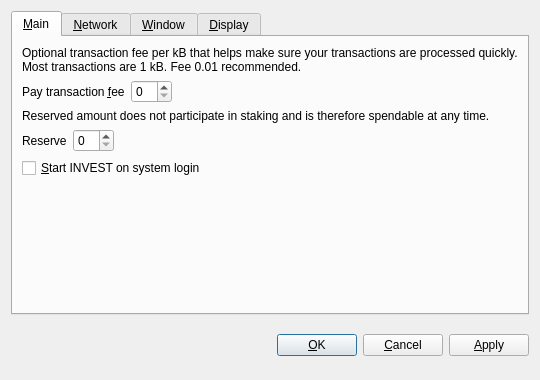
<?xml version="1.0" encoding="UTF-8"?>
<ui version="4.0">
 <class>OptionsDialog</class>
 <widget class="QDialog" name="OptionsDialog">
  <property name="geometry">
   <rect>
    <x>0</x>
    <y>0</y>
    <width>540</width>
    <height>380</height>
   </rect>
  </property>
  <property name="windowTitle">
   <string>Options</string>
  </property>
  <property name="modal">
   <bool>true</bool>
  </property>
  <layout class="QVBoxLayout" name="verticalLayout">
   <item>
    <widget class="QTabWidget" name="tabWidget">
     <property name="tabPosition">
      <enum>QTabWidget::North</enum>
     </property>
     <property name="currentIndex">
      <number>0</number>
     </property>
     <widget class="QWidget" name="tabMain">
      <attribute name="title">
       <string>&amp;Main</string>
      </attribute>
      <layout class="QVBoxLayout" name="verticalLayout_Main">
       <item>
        <widget class="QLabel" name="transactionFeeInfoLabel">
         <property name="text">
          <string>Optional transaction fee per kB that helps make sure your transactions are processed quickly. Most transactions are 1 kB. Fee 0.01 recommended.</string>
         </property>
         <property name="textFormat">
          <enum>Qt::PlainText</enum>
         </property>
         <property name="wordWrap">
          <bool>true</bool>
         </property>
        </widget>
       </item>
       <item>
        <layout class="QHBoxLayout" name="horizontalLayoutFee">
         <item>
          <widget class="QLabel" name="transactionFeeLabel">
           <property name="text">
            <string>Pay transaction &amp;fee</string>
           </property>
           <property name="textFormat">
            <enum>Qt::PlainText</enum>
           </property>
           <property name="buddy">
            <cstring>transactionFee</cstring>
           </property>
          </widget>
         </item>
         <item>
          <widget class="BitcoinAmountField" name="transactionFee"/>
         </item>
         <item>
          <spacer name="horizontalSpacerFee">
           <property name="orientation">
            <enum>Qt::Horizontal</enum>
           </property>
           <property name="sizeHint" stdset="0">
            <size>
             <width>40</width>
             <height>20</height>
            </size>
           </property>
          </spacer>
         </item>
        </layout>
       </item>
       <item>
        <widget class="QLabel" name="reserveBalanceInfoLabel">
         <property name="text">
          <string>Reserved amount does not participate in staking and is therefore spendable at any time.</string>
         </property>
         <property name="textFormat">
          <enum>Qt::PlainText</enum>
         </property>
         <property name="wordWrap">
          <bool>true</bool>
         </property>
        </widget>
       </item>
       <item>
        <layout class="QHBoxLayout" name="horizontalLayoutReserveBalance">
         <item>
          <widget class="QLabel" name="reserveBalanceLabel">
           <property name="text">
            <string>Reserve</string>
           </property>
           <property name="textFormat">
            <enum>Qt::PlainText</enum>
           </property>
           <property name="buddy">
            <cstring>reserveBalance</cstring>
           </property>
          </widget>
         </item>
         <item>
          <widget class="BitcoinAmountField" name="reserveBalance"/>
         </item>
         <item>
          <spacer name="horizontalSpacerReserveBalance">
           <property name="orientation">
            <enum>Qt::Horizontal</enum>
           </property>
           <property name="sizeHint" stdset="0">
            <size>
             <width>40</width>
             <height>20</height>
            </size>
           </property>
          </spacer>
         </item>
        </layout>
       </item>
       <item>
        <widget class="QCheckBox" name="bitcoinAtStartup">
         <property name="toolTip">
          <string>Automatically start INVEST after logging in to the system.</string>
         </property>
         <property name="text">
          <string>&amp;Start INVEST on system login</string>
         </property>
        </widget>
       </item>
       <item>
        <spacer name="verticalSpacer_Main">
         <property name="orientation">
          <enum>Qt::Vertical</enum>
         </property>
         <property name="sizeHint" stdset="0">
          <size>
           <width>20</width>
           <height>40</height>
          </size>
         </property>
        </spacer>
       </item>
      </layout>
     </widget>
     <widget class="QWidget" name="tabNetwork">
      <attribute name="title">
       <string>&amp;Network</string>
      </attribute>
      <layout class="QVBoxLayout" name="verticalLayout_Network">
       <item>
        <widget class="QCheckBox" name="mapPortUpnp">
         <property name="toolTip">
          <string>Automatically open the INVEST client port on the router. This only works when your router supports UPnP and it is enabled.</string>
         </property>
         <property name="text">
          <string>Map port using &amp;UPnP</string>
         </property>
        </widget>
       </item>
       <item>
        <widget class="QCheckBox" name="connectSocks">
         <property name="toolTip">
          <string>Connect to the INVEST network through a SOCKS proxy (e.g. when connecting through Tor).</string>
         </property>
         <property name="text">
          <string>&amp;Connect through SOCKS proxy:</string>
         </property>
        </widget>
       </item>
       <item>
        <layout class="QHBoxLayout" name="horizontalLayout_Network">
         <item>
          <widget class="QLabel" name="proxyIpLabel">
           <property name="text">
            <string>Proxy &amp;IP:</string>
           </property>
           <property name="textFormat">
            <enum>Qt::PlainText</enum>
           </property>
           <property name="buddy">
            <cstring>proxyIp</cstring>
           </property>
          </widget>
         </item>
         <item>
          <widget class="QValidatedLineEdit" name="proxyIp">
           <property name="maximumSize">
            <size>
             <width>140</width>
             <height>16777215</height>
            </size>
           </property>
           <property name="toolTip">
            <string>IP address of the proxy (e.g. 127.0.0.1)</string>
           </property>
          </widget>
         </item>
         <item>
          <widget class="QLabel" name="proxyPortLabel">
           <property name="text">
            <string>&amp;Port:</string>
           </property>
           <property name="textFormat">
            <enum>Qt::PlainText</enum>
           </property>
           <property name="buddy">
            <cstring>proxyPort</cstring>
           </property>
          </widget>
         </item>
         <item>
          <widget class="QLineEdit" name="proxyPort">
           <property name="maximumSize">
            <size>
             <width>55</width>
             <height>16777215</height>
            </size>
           </property>
           <property name="toolTip">
            <string>Port of the proxy (e.g. 9050)</string>
           </property>
          </widget>
         </item>
         <item>
          <widget class="QLabel" name="socksVersionLabel">
           <property name="text">
            <string>SOCKS &amp;Version:</string>
           </property>
           <property name="textFormat">
            <enum>Qt::PlainText</enum>
           </property>
           <property name="buddy">
            <cstring>socksVersion</cstring>
           </property>
          </widget>
         </item>
         <item>
          <widget class="QValueComboBox" name="socksVersion">
           <property name="toolTip">
            <string>SOCKS version of the proxy (e.g. 5)</string>
           </property>
          </widget>
         </item>
         <item>
          <spacer name="horizontalSpacer_Network">
           <property name="orientation">
            <enum>Qt::Horizontal</enum>
           </property>
           <property name="sizeHint" stdset="0">
            <size>
             <width>40</width>
             <height>20</height>
            </size>
           </property>
          </spacer>
         </item>
        </layout>
       </item>
       <item>
        <spacer name="verticalSpacer_Network">
         <property name="orientation">
          <enum>Qt::Vertical</enum>
         </property>
         <property name="sizeHint" stdset="0">
          <size>
           <width>20</width>
           <height>40</height>
          </size>
         </property>
        </spacer>
       </item>
      </layout>
     </widget>
     <widget class="QWidget" name="tabWindow">
      <attribute name="title">
       <string>&amp;Window</string>
      </attribute>
      <layout class="QVBoxLayout" name="verticalLayout_Window">
       <item>
        <widget class="QCheckBox" name="minimizeToTray">
         <property name="toolTip">
          <string>Show only a tray icon after minimizing the window.</string>
         </property>
         <property name="text">
          <string>&amp;Minimize to the tray instead of the taskbar</string>
         </property>
        </widget>
       </item>
       <item>
        <widget class="QCheckBox" name="minimizeOnClose">
         <property name="toolTip">
          <string>Minimize instead of exit the application when the window is closed. When this option is enabled, the application will be closed only after selecting Quit in the menu.</string>
         </property>
         <property name="text">
          <string>M&amp;inimize on close</string>
         </property>
        </widget>
       </item>
       <item>
        <spacer name="verticalSpacer_Window">
         <property name="orientation">
          <enum>Qt::Vertical</enum>
         </property>
         <property name="sizeHint" stdset="0">
          <size>
           <width>20</width>
           <height>40</height>
          </size>
         </property>
        </spacer>
       </item>
      </layout>
     </widget>
     <widget class="QWidget" name="tabDisplay">
      <attribute name="title">
       <string>&amp;Display</string>
      </attribute>
      <layout class="QVBoxLayout" name="verticalLayout_Display">
       <item>
        <layout class="QHBoxLayout" name="horizontalLayout_1_Display">
         <item>
          <widget class="QLabel" name="langLabel">
           <property name="text">
            <string>User Interface &amp;language:</string>
           </property>
           <property name="textFormat">
            <enum>Qt::PlainText</enum>
           </property>
           <property name="buddy">
            <cstring>lang</cstring>
           </property>
          </widget>
         </item>
         <item>
          <widget class="QValueComboBox" name="lang">
           <property name="toolTip">
            <string>The user interface language can be set here. This setting will take effect after restarting INVEST.</string>
           </property>
          </widget>
         </item>
        </layout>
       </item>
       <item>
        <layout class="QHBoxLayout" name="horizontalLayout_2_Display">
         <item>
          <widget class="QLabel" name="unitLabel">
           <property name="text">
            <string>&amp;Unit to show amounts in:</string>
           </property>
           <property name="textFormat">
            <enum>Qt::PlainText</enum>
           </property>
           <property name="buddy">
            <cstring>unit</cstring>
           </property>
          </widget>
         </item>
         <item>
          <widget class="QValueComboBox" name="unit">
           <property name="toolTip">
            <string>Choose the default subdivision unit to show in the interface and when sending coins.</string>
           </property>
          </widget>
         </item>
        </layout>
       </item>
       <item>
        <widget class="QCheckBox" name="displayAddresses">
         <property name="toolTip">
          <string>Whether to show INVEST addresses in the transaction list or not.</string>
         </property>
         <property name="text">
          <string>&amp;Display addresses in transaction list</string>
         </property>
        </widget>
       </item>
       <item>
        <widget class="QCheckBox" name="coinControlFeatures">
         <property name="toolTip">
          <string>Whether to show coin control features or not.</string>
         </property>
         <property name="text">
          <string>Display coin &amp;control features (experts only!)</string>
         </property>
        </widget>
       </item>
       <item>
        <spacer name="verticalSpacer_Display">
         <property name="orientation">
          <enum>Qt::Vertical</enum>
         </property>
         <property name="sizeHint" stdset="0">
          <size>
           <width>20</width>
           <height>40</height>
          </size>
         </property>
        </spacer>
       </item>
      </layout>
     </widget>
    </widget>
   </item>
   <item>
    <layout class="QHBoxLayout" name="horizontalLayout_Buttons">
     <item>
      <spacer name="horizontalSpacer_1">
       <property name="orientation">
        <enum>Qt::Horizontal</enum>
       </property>
       <property name="sizeHint" stdset="0">
        <size>
         <width>40</width>
         <height>48</height>
        </size>
       </property>
      </spacer>
     </item>
     <item>
      <widget class="QLabel" name="statusLabel">
       <property name="font">
        <font>
         <weight>75</weight>
         <bold>true</bold>
        </font>
       </property>
       <property name="text">
        <string/>
       </property>
       <property name="textFormat">
        <enum>Qt::PlainText</enum>
       </property>
       <property name="wordWrap">
        <bool>true</bool>
       </property>
      </widget>
     </item>
     <item>
      <spacer name="horizontalSpacer_2">
       <property name="orientation">
        <enum>Qt::Horizontal</enum>
       </property>
       <property name="sizeHint" stdset="0">
        <size>
         <width>40</width>
         <height>48</height>
        </size>
       </property>
      </spacer>
     </item>
     <item>
      <widget class="QPushButton" name="okButton">
       <property name="text">
        <string>&amp;OK</string>
       </property>
      </widget>
     </item>
     <item>
      <widget class="QPushButton" name="cancelButton">
       <property name="text">
        <string>&amp;Cancel</string>
       </property>
       <property name="autoDefault">
        <bool>false</bool>
       </property>
      </widget>
     </item>
     <item>
      <widget class="QPushButton" name="applyButton">
       <property name="text">
        <string>&amp;Apply</string>
       </property>
       <property name="autoDefault">
        <bool>false</bool>
       </property>
      </widget>
     </item>
    </layout>
   </item>
  </layout>
 </widget>
 <customwidgets>
  <customwidget>
   <class>BitcoinAmountField</class>
   <extends>QSpinBox</extends>
   <header>bitcoinamountfield.h</header>
  </customwidget>
  <customwidget>
   <class>QValueComboBox</class>
   <extends>QComboBox</extends>
   <header>qvaluecombobox.h</header>
  </customwidget>
  <customwidget>
   <class>QValidatedLineEdit</class>
   <extends>QLineEdit</extends>
   <header>qvalidatedlineedit.h</header>
  </customwidget>
 </customwidgets>
 <resources/>
 <connections/>
</ui>
